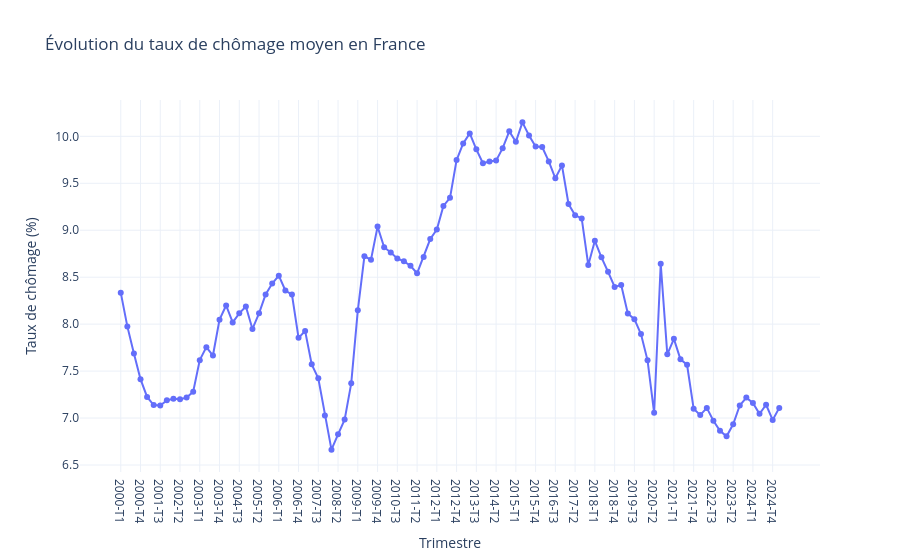

Here is the notebook cell this chart was saved with:
### Markdown cell above
courbe taux chomage moyen en france

### Code cell
import pandas as pd
import plotly.express as px

# Recharger le DataFrame si besoin
df = pd.read_csv("valeurs_trimestrielles_sans_codes.csv", sep=';', encoding='utf-8')

# Liste des colonnes de trimestres
trimestres = [col for col in df.columns if "20" in col and "-T" in col]

# Moyenne nationale à chaque trimestre
moyennes = df[trimestres].mean()

# Créer un DataFrame pour la courbe
courbe_df = pd.DataFrame({
    "Trimestre": moyennes.index,
    "Taux de chômage moyen (%)": moyennes.values
})

# Tracer la courbe
fig = px.line(
    courbe_df,
    x="Trimestre",
    y="Taux de chômage moyen (%)",
    title="Évolution du taux de chômage moyen en France",
    markers=True
)

fig.update_layout(
    xaxis_title="Trimestre",
    yaxis_title="Taux de chômage (%)",
    yaxis=dict(tickformat=".1f"),
    template="plotly_white"
)
fig.write_image("courbe_moyenne_chomage.png")
fig.show()

### Figure 1 — Plotly figure (JSON) as saved in the notebook; plotly's stock layout.template omitted (floating-point values rounded to 4 significant figures)
{"data": [{"hovertemplate": "Trimestre=%{x}<br>Taux de chômage moyen (%)=%{y}<extra></extra>", "legendgroup": "", "line": {"color": "#636efa", "dash": "solid"}, "marker": {"symbol": "circle"}, "mode": "lines+markers", "name": "", "orientation": "v", "showlegend": false, "type": "scatter", "x": ["2000-T1", "2000-T2", "2000-T3", "2000-T4", "2001-T1", "2001-T2", "2001-T3", "2001-T4", "2002-T1", "2002-T2", "2002-T3", "2002-T4", "2003-T1", "2003-T2", "2003-T3", "2003-T4", "2004-T1", "2004-T2", "2004-T3", "2004-T4", "2005-T1", "2005-T2", "2005-T3", "2005-T4", "2006-T1", "2006-T2", "2006-T3", "2006-T4", "2007-T1", "2007-T2", "2007-T3", "2007-T4", "2008-T1", "2008-T2", "2008-T3", "2008-T4", "2009-T1", "2009-T2", "2009-T3", "2009-T4", "2010-T1", "2010-T2", "2010-T3", "2010-T4", "2011-T1", "2011-T2", "2011-T3", "2011-T4", "2012-T1", "2012-T2", "2012-T3", "2012-T4", "2013-T1", "2013-T2", "2013-T3", "2013-T4", "2014-T1", "2014-T2", "2014-T3", "2014-T4", "2015-T1", "2015-T2", "2015-T3", "2015-T4", "2016-T1", "2016-T2", "2016-T3", "2016-T4", "2017-T1", "2017-T2", "2017-T3", "2017-T4", "2018-T1", "2018-T2", "2018-T3", "2018-T4", "2019-T1", "2019-T2", "2019-T3", "2019-T4", "2020-T1", "2020-T2", "2020-T3", "2020-T4", "2021-T1", "2021-T2", "2021-T3", "2021-T4", "2022-T1", "2022-T2", "2022-T3", "2022-T4", "2023-T1", "2023-T2", "2023-T3", "2023-T4", "2024-T1", "2024-T2", "2024-T3", "2024-T4", "2025-T1"], "xaxis": "x", "y": [8.335, 7.976, 7.688, 7.414, 7.225, 7.139, 7.134, 7.189, 7.205, 7.201, 7.218, 7.28, 7.617, 7.755, 7.666, 8.048, 8.199, 8.019, 8.116, 8.188, 7.949, 8.116, 8.317, 8.432, 8.517, 8.358, 8.315, 7.854, 7.927, 7.572, 7.424, 7.027, 6.664, 6.827, 6.983, 7.37, 8.147, 8.723, 8.686, 9.039, 8.819, 8.764, 8.7, 8.669, 8.622, 8.542, 8.716, 8.906, 9.008, 9.258, 9.345, 9.747, 9.925, 10.03, 9.861, 9.714, 9.732, 9.742, 9.874, 10.05, 9.942, 10.15, 10.01, 9.891, 9.886, 9.733, 9.553, 9.691, 9.279, 9.159, 9.126, 8.629, 8.888, 8.711, 8.558, 8.397, 8.418, 8.114, 8.053, 7.895, 7.615, 7.055, 8.643, 7.678, 7.844, 7.625, 7.568, 7.099, 7.031, 7.108, 6.972, 6.864, 6.805, 6.934, 7.133, 7.218, 7.161, 7.045, 7.142, 6.98, 7.108], "yaxis": "y"}], "layout": {"legend": {"tracegroupgap": 0}, "title": {"text": "Évolution du taux de chômage moyen en France"}, "xaxis": {"anchor": "y", "domain": [0, 1], "title": {"text": "Trimestre"}}, "yaxis": {"anchor": "x", "domain": [0, 1], "tickformat": ".1f", "title": {"text": "Taux de chômage (%)"}}}}
